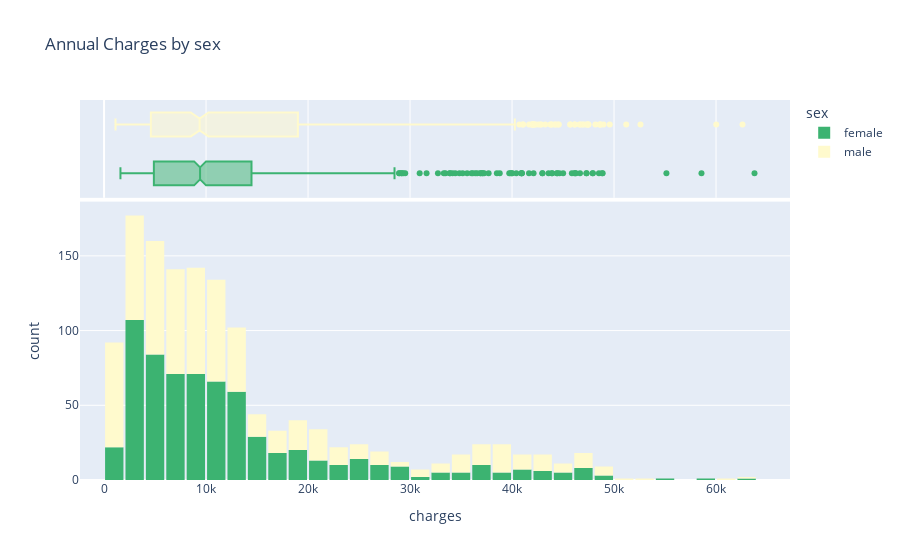

The cell this chart's notebook holds for it:
### Markdown cell above
visualize the distribution of medical charges the other factors, sex and region

### Code cell
# Visualizing the distribution of sex

fig=px.histogram(medical_df,x='charges',marginal='box',color='sex',color_discrete_sequence=['#3cb371','#fffacd'],title='Annual Charges by sex')
fig.update_layout(bargap=0.1)
fig.show()

### Figure 1 — Plotly figure (JSON) as saved in the notebook; plotly's stock layout.template omitted (floating-point values rounded to 4 significant figures; data arrays with more than 128 entries replaced by an {"elided": "..."} marker saying what was removed)
{"data": [{"alignmentgroup": "True", "bingroup": "x", "hovertemplate": "sex=female<br>charges=%{x}<br>count=%{y}<extra></extra>", "legendgroup": "female", "marker": {"color": "#3cb371", "pattern": {"shape": ""}}, "name": "female", "offsetgroup": "female", "orientation": "v", "showlegend": true, "type": "histogram", "x": {"elided": "662 float values"}, "xaxis": "x", "yaxis": "y"}, {"alignmentgroup": "True", "hovertemplate": "sex=female<br>charges=%{x}<extra></extra>", "legendgroup": "female", "marker": {"color": "#3cb371"}, "name": "female", "notched": true, "offsetgroup": "female", "showlegend": false, "type": "box", "x": {"elided": "662 float values"}, "xaxis": "x2", "yaxis": "y2"}, {"alignmentgroup": "True", "bingroup": "x", "hovertemplate": "sex=male<br>charges=%{x}<br>count=%{y}<extra></extra>", "legendgroup": "male", "marker": {"color": "#fffacd", "pattern": {"shape": ""}}, "name": "male", "offsetgroup": "male", "orientation": "v", "showlegend": true, "type": "histogram", "x": {"elided": "676 float values"}, "xaxis": "x", "yaxis": "y"}, {"alignmentgroup": "True", "hovertemplate": "sex=male<br>charges=%{x}<extra></extra>", "legendgroup": "male", "marker": {"color": "#fffacd"}, "name": "male", "notched": true, "offsetgroup": "male", "showlegend": false, "type": "box", "x": {"elided": "676 float values"}, "xaxis": "x2", "yaxis": "y2"}], "layout": {"bargap": 0.1, "barmode": "relative", "legend": {"title": {"text": "sex"}, "tracegroupgap": 0}, "title": {"text": "Annual Charges by sex"}, "xaxis": {"anchor": "y", "domain": [0, 1], "title": {"text": "charges"}}, "xaxis2": {"anchor": "y2", "domain": [0, 1], "matches": "x", "showgrid": true, "showticklabels": false}, "yaxis": {"anchor": "x", "domain": [0, 0.7326], "title": {"text": "count"}}, "yaxis2": {"anchor": "x2", "domain": [0.7426, 1], "matches": "y2", "showgrid": false, "showline": false, "showticklabels": false, "ticks": ""}}}
